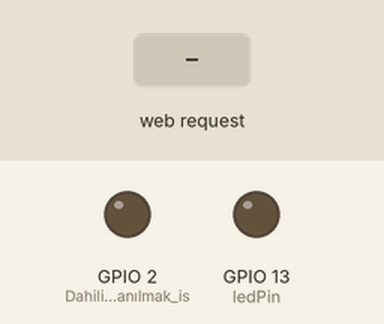
The sketch below on a simulated ESP8266 (NodeMCU). On the bench: output pins drawn as LEDs (lit = HIGH). Inputs (shaded band) come from the test bench. WiFi joins after 1.5 s; servers stay silent unless stated; what the sketch prints to the serial monitor is not drawn.

Above: at 2.7 s.
2.8 s: HTTP request GET /LED-ACIK received
At 3.5 s:
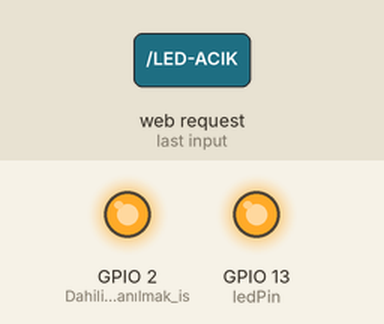
4.3 s: HTTP request GET /LED-KAPALI received
At 4.6 s:
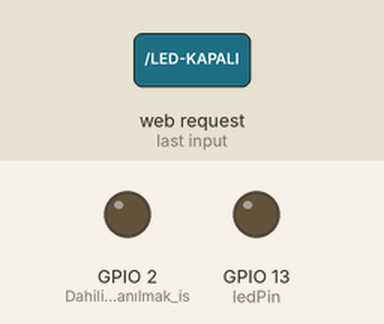
Timing chart, 0 to 7.3 s (numbered marks = the images above; inputs shaded):
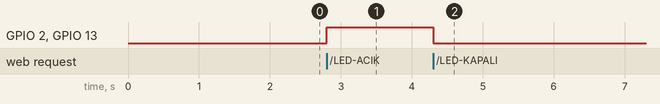

The sketch:

nodeMCU_server_SADE.ino
```cpp
#include <ESP8266WiFi.h>

const char* ssid = "FiberHGW_ZTRF6K_2.4GHz";
const char* password = "hUpeexujtd";


int ledPin = 13; // GPIO13 ucu D7 ye karsılık gelir bahsettigimiz gibi
WiFiServer server(80);

void setup() {
Serial.begin(115200);
delay(10);

   pinMode(LED_BUILTIN, OUTPUT);//Dahili led kullanılmak istenirse


pinMode(ledPin, OUTPUT);
digitalWrite(ledPin, LOW);

// Wifi bağlantısı
Serial.println();
Serial.println();
Serial.print("Connecting to ");
Serial.println(ssid);

WiFi.begin(ssid, password);

while (WiFi.status() != WL_CONNECTED) {
delay(500);
Serial.print(".");
}
Serial.println("");
Serial.println("WiFi connected");

// server baslatılıyor
server.begin();
Serial.println("Server started");

// baglantı saglandıktan sonra serial monitorde bize ip adresini gösterecek
Serial.print("Use this URL to connect: ");
Serial.print("http://");
Serial.print(WiFi.localIP());
Serial.println("/");

}

void loop() {
// bir clien istemci baglı olup olmadığını kontrol ediyoruz
WiFiClient client = server.available();
if (!client) {
return;
}

// client ın bir data gondermesini bekliyoruz
Serial.println("new client");
while(!client.available()){
delay(1);
}

// gelen istekleri okuyoruz
String request = client.readStringUntil('\r');
Serial.println(request);
client.flush();

int value = LOW;
if (request.indexOf("/LED-ACIK") != -1) {
digitalWrite(ledPin, HIGH);
     digitalWrite(LED_BUILTIN, HIGH);
value = HIGH;
}
if (request.indexOf("/LED-KAPALI") != -1) {
digitalWrite(ledPin, LOW);
      digitalWrite(LED_BUILTIN, LOW);
value = LOW;
}

// bu kısımda html kodlarını internet arayüzüne yazdırıyoruz.

client.println("HTTP/1.1 200 OK");
client.println("Content-Type: text/html");
client.println("");
client.println("<!DOCTYPE HTML>");
client.println("<html>");

client.print("Led suanda: ");

if(value == HIGH) {
client.print("ACIK");
} else {
client.print("KAPALI");
}
client.println("");
client.println("<a href=\"/LED-ACIK\"\"><button>ledi yak </button></a>");
client.println("<a href=\"/LED-KAPALI\"\"><button>ledi sondur </button></a>");

client.println("<a href=\"/deneme\"\"><button>deneme butonu </button></a>");

client.println("</html>");

delay(1);
Serial.println("Client disconnected");
Serial.println("");

}
```

Measured:
- after the input at 2.8 s, GPIO 2 (Dahili_led_kullanılmak_is), GPIO 13 (ledPin): LOW → HIGH at once
- after the input at 4.3 s, GPIO 2 (Dahili_led_kullanılmak_is), GPIO 13 (ledPin): HIGH → LOW at once
